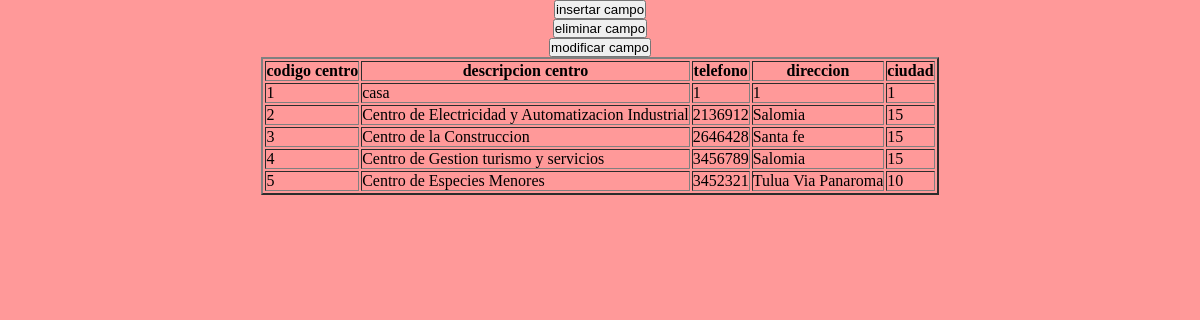
/consultaSQL/centro.php, run on the app's committed database.
### tables this page shows
CREATE TABLE IF NOT EXISTS `centro` (
  `cod_centro` varchar(2) NOT NULL DEFAULT '',
  `desc_centro` varchar(60) DEFAULT NULL,
  `tel` varchar(12) DEFAULT NULL,
  `dir` varchar(50) DEFAULT NULL,
  `cod_ciudad` varchar(2) DEFAULT NULL,
  PRIMARY KEY (`cod_centro`),
  KEY `cod_ciudad` (`cod_ciudad`)
);

### consultaSQL/centro.php (the view, shortened to what this page needs)
<?php
class centro {
    private $host,
            $dbname,
            $port,
            $user,
            $password,
            $driver,
            $connect;
    public function __construct($host, $dbname, $user, $password, $port = 3306, $driver = 'mysql') {
        $this->host = $host;
        $this->dbname = $dbname;
        $this->port = $port;
        $this->user = $user;
        $this->password = $password;
        $this->driver = $driver;
    }
    public function getInstance() {
        if (!$this->connect) {
            try {
                $dsn = $this->driver
                        . ':host=' . $this->host
                        . ';dbname=' . $this->dbname
                        . ';port=' . $this->port;
                $this->connect = new PDO($dsn, $this->user, $this->password);
            } catch (PDOException $exc) {
                echo $exc->getMessage();
            }
        }
        return $this->connect;
    }
}
try {
    $objDB = new centro('localhost', 'bddesercion', 'root', 'Sena2014');
$sql = "SELECT cod_centro,desc_centro,tel,dir,cod_ciudad FROM centro";
$arrData = $objDB->getInstance()
        ->query($sql)
        ->fetchAll(PDO::FETCH_ASSOC);
$row = null;
print_r($row);
} catch (PDOException $ex) {
    echo $exc->getmessage();
}
?>
<html>
<head>
        <link rel="stylesheet" href="css/miestilo.css">
</head>
<body><center><form method="post" action="insert-centro.php" name="form">
    <input type="submit" value="insertar campo"> </form>
    <form method="post" action="elim_centro.php" name="form">
    <input type="submit" value="eliminar campo"> </form>
    <form method="post" action="modi-centro.php" name="form">
    <input type="submit" value="modificar campo"> </form>
<table border='2' align="center">
  <tr><th>codigo centro</th>
  <th>descripcion centro</th>
    <th>telefono</th>
    <th>direccion</th>
    <th>ciudad</th>
    </tr>
    <?php foreach($arrData as $row): ?>
<tr><td><?php echo $row['cod_centro']?></td><td><?php echo $row['desc_centro']?></td>
<td><?php echo $row['tel']?></td><td><?php echo $row['dir']?></td>
<td><?php echo $row['cod_ciudad']?></td>
</tr>
<?php endforeach ?>
</table>
</center>
</body>
</html>

### consultaSQL/css/miestilo.css (style rules this page uses)
* { margin: 0px; padding: 0px; }
body { text-align: center; background: #ff9999; }

### data on the page
centro: cod_centro "1", desc_centro "casa", tel "1", dir "1", cod_ciudad "1"
centro: cod_centro "2", desc_centro "Centro de Electricidad y Automatizacion Industrial", tel "2136912", dir "Salomia", cod_ciudad "15"
centro: cod_centro "3", desc_centro "Centro de la Construccion", tel "2646428", dir "Santa fe", cod_ciudad "15"
centro: cod_centro "4", desc_centro "Centro de Gestion turismo y servicios", tel "3456789", dir "Salomia", cod_ciudad "15"
centro: cod_centro "5", desc_centro "Centro de Especies Menores", tel "3452321", dir "Tulua Via Panaroma", cod_ciudad "10"
